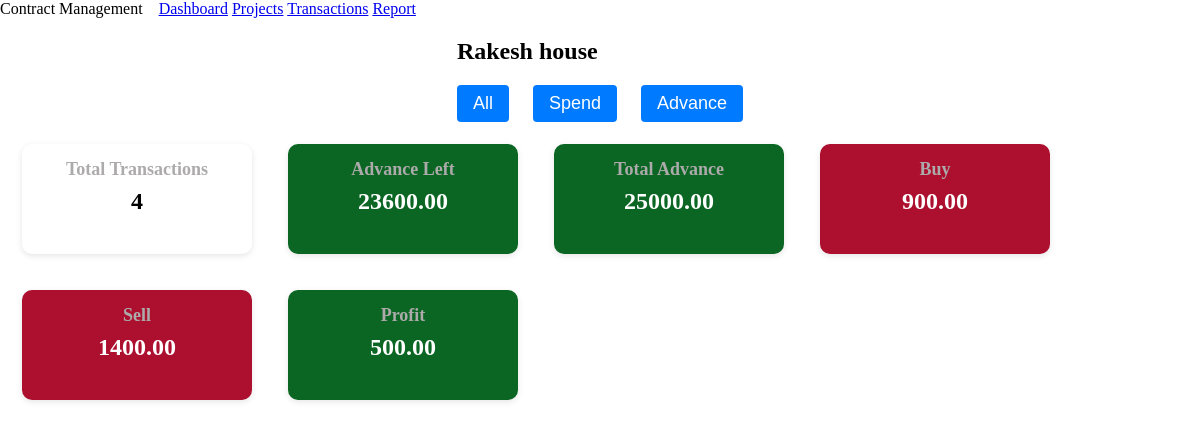
The app's page /dash/10/, older data.
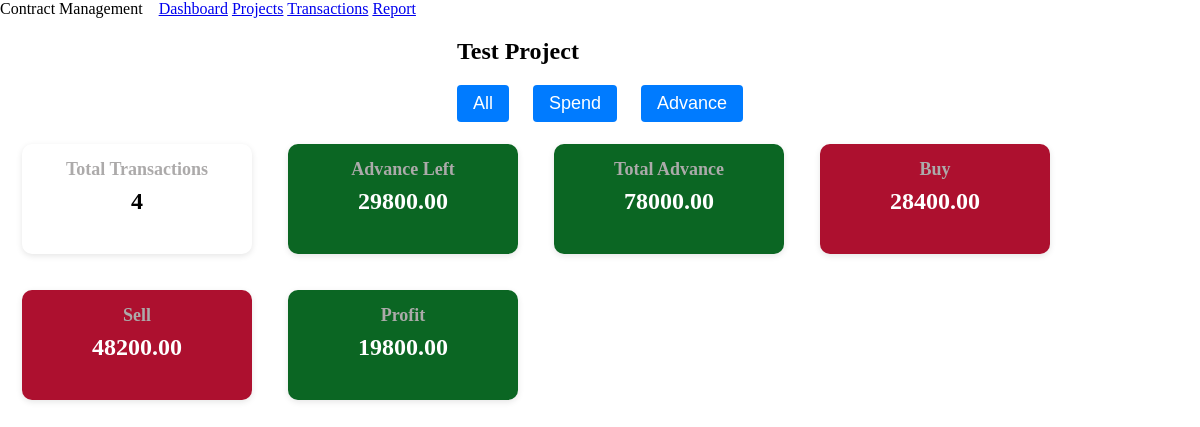
The same page, newer data.
### dash/models.py (models this page shows, shortened)
class Project(models.Model):
    organization = models.ForeignKey(Organization, on_delete=models.CASCADE,
                                      related_name='projects')
    name = models.CharField(max_length=255)
    description = models.TextField(blank=True)
    advance_total = models.DecimalField(max_digits=10, decimal_places=2, default=0.00)
    lifetime_advance = models.DecimalField(max_digits=10, decimal_places=2, default=0.00)
    buy_total = models.DecimalField(max_digits=10, decimal_places=2, default=0.00)
    sell_total = models.DecimalField(max_digits=10, decimal_places=2, default=0.00)
    profit_total = models.DecimalField(max_digits=10, decimal_places=2, default=0.00)
    is_active = models.BooleanField(default=True)
    date_created = models.DateTimeField(auto_now_add=True)

### dash/views.py (the view)
# urls.py: path('<int:id>/',view=v.dash_one,name="one"),
def dash_one(request,id):
    try:
        org=models.Organization.objects.first()
        project=org.projects.get(id=id)
        try:
            total_adv=models.AdvanceDetail.objects.filter(project=project).count()
            total_exp=models.Inventory.objects.filter(project=project).count()
        except Exception as r:
            print(r)
        response=render(request,"dash/one.html",{"upper_text":f"{project.name}","project":project,
                                                 "total_adv":total_adv, "total_exp":total_exp,
                                                 "total_trans":total_exp+total_adv})
        response.set_cookie("id",project.id)
        response.set_cookie("one",True)
        return response
    except:
        raise Http404()

### dash/templates/dash/one.html
{% extends "base.html" %}
{% load static %}
{% block head %}
    <link rel="stylesheet" href={% static "dash/one_style.css" %}>
    <link rel="stylesheet" href="{% static "dash/little_card_style.css" %}">
{% endblock head %}
{% block body %}
<div class="one">
    <div class="upper">
        <div class="upper_section">
        <h2 class="upper_text">{{upper_text}}</h2>
            <div class="upper_select">
                <form action="{% url "dash:transactions" %}" method='GET'>
                    <button class="upper_btn" {% if view == "all" %} style="background: #59a2f0;" {%endif%} >All</button></form>
                <form action="{% url "dash:trans_spend" %}" method='GET'>
                    <button class="upper_btn" {% if view == "exp" %} style="background: #59a2f0;" {%endif%}>Spend</button></form>
                <form action="{% url "dash:trans_advance" %}" method='GET'>
                    <button class="upper_btn"{% if view == "adv" %} style="background: #59a2f0;" {%endif%}>Advance</button></form>
            </div>
        </div>
    </div>
    <div class="info">
        {% include "dash/includes/little_card.html" with title="Total Transactions" value=total_trans %}
        {% include "dash/includes/little_card.html" with title="Advance Left" value=project.advance_total type="check" %}
        {% include "dash/includes/little_card.html" with title=" Total Advance" value=project.lifetime_advance type="check" %}
        {% include "dash/includes/little_card.html" with title="Buy" value=project.buy_total clr="red" %}
        {% include "dash/includes/little_card.html" with title="Sell" value=project.sell_total clr="red" %}
        {% include "dash/includes/little_card.html" with title="Profit" value=project.profit_total type="check" %}
    </div>
</div>
{% endblock body %}

### dash/templates/dash/includes/little_card.html (shortened to what this page needs)
<div class="little_card"
  {% if type == "check" %}
    style="background-color: {% if value <= 0 %}#AD102F{% else %}#0B6623{% endif %};"
  {% else %}
  style="background-color: {% if clr == "green" %}#0B6623{% elif clr == "red" %}#AD102F{% endif %};"
  {% endif %}>
    <h3>{{title}}</h3>
    <p class="amount"
    {% if type == "check" %}
    style="color: #FFFFFF;"
    {% else %}
    style="color: {% if clr == "green" %}#FFFFFF{% elif clr == "red" %}#FFFFFF {% else %}#000000 {% endif %};"
    {% endif %}>
      {{ value }}
    </p>
</div>

Row changes from the older to the newer data that the page shows:
changed Project: name "Rakesh house" → "Test Project"; advance_total "23600.00 25000.00 900.00 1400.00 500.00" → "29800.00 78000.00 28400.00 48200.00 19800.00"
